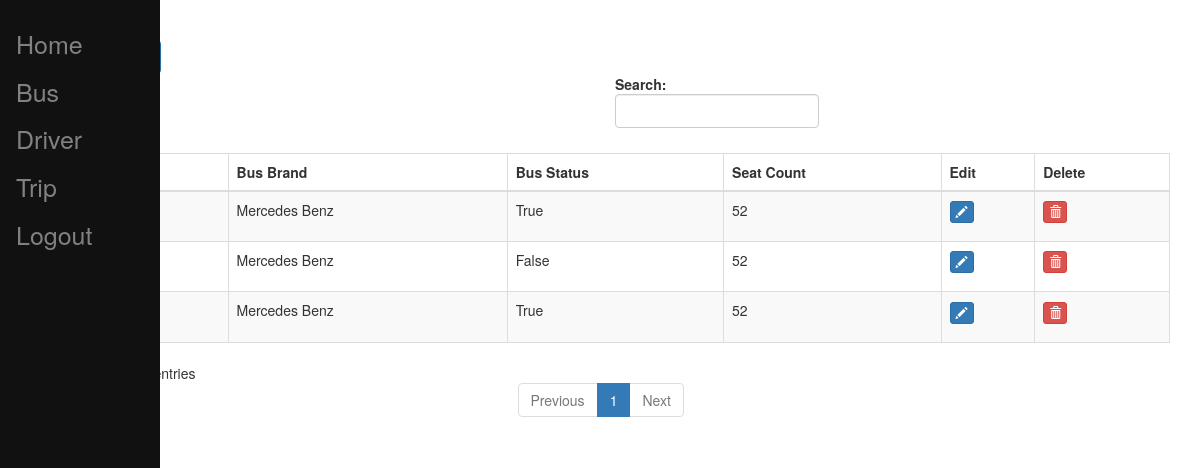
Screenshot of /bus/ (signed in) with the database file from the repository.
### busticket/models.py (models this page shows, shortened)
class Bus(models.Model):
    plate_text = models.CharField(max_length=30,unique=True)
    brand_name = models.CharField(max_length=30,default='Mercedes Benz')
    status = models.BooleanField(default=True)
    seat_count = models.IntegerField(default=52)
    bus_company = models.ForeignKey(BusCompany, on_delete=models.CASCADE, blank=True,null=True)

### busticket/views.py (the view)
# urls.py: path('bus/',views.bus),
def bus(request):
    user = User.objects.get(username=request.user.username)
    bus_list = Bus.objects.filter(bus_company=user.buscompany)
    return render(request,"busticket/buscrud/bus.html",{'bus_list':bus_list})

### busticket/templatetags/user_tags.py (called while the page is built)
@register.filter(name='has_group')
def has_group(user, group_name):
    group = Group.objects.filter(name=group_name)
    if group:
        group = group.first()
        return group in user.groups.all()
    else:
        return False

### templates/busticket/buscrud/bus.html (shortened to what this page needs)
{% extends 'busticket/base.html' %}
{% block content %}
 <div class="col-md-12">
        <h4>Bus List</h4> <span><a href="/busnew" class="btn btn-primary">Add New Record</a></span>
        <div class="table-responsive">
  <table id="bootstrapdatatable" class="table table-striped table-bordered" width="100%">
            <thead>
                <th>Bus Plate</th>
                <th>Bus Brand</th>
                <th>Bus Status</th>
                <th>Seat Count</th>
                <th>Edit</th>
                <th>Delete</th>
             </thead>
   <tbody>
   {% for bus in bus_list %}
    <tr>
     <td>{{ bus.plate_text }}</td>
     <td>{{ bus.brand_name }}</td>
     <td>{{ bus.status }}</td>
     <td>{{ bus.seat_count }}</td>
     <td><p data-placement="top" data-toggle="tooltip" title="Edit"><a href="/busedit/{{ bus.id }}" class="btn btn-primary btn-xs" data-title="Edit" data-toggle="modal"  ><span class="glyphicon glyphicon-pencil"></span></a></p></td>
     <td><p data-placement="top" data-toggle="tooltip" title="Delete"><a href="/busdelete/{{ bus.id }}" class="btn btn-danger btn-xs" onclick="return confirm('Are you sure you want to delete this?')" data-title="Delete" data-toggle="modal"  ><span class="glyphicon glyphicon-trash"></span></a></p></td>
    </tr>
   {% endfor %}
   </tbody>
  </table>
        </div>
    </div>
{% endblock content %}

### rows the page displays
Bus: brand_name "Mercedes Benz", status "True", seat_count "52"
Bus: brand_name "Mercedes Benz", status "False", seat_count "52"
Bus: brand_name "Mercedes Benz", status "True", seat_count "52"
